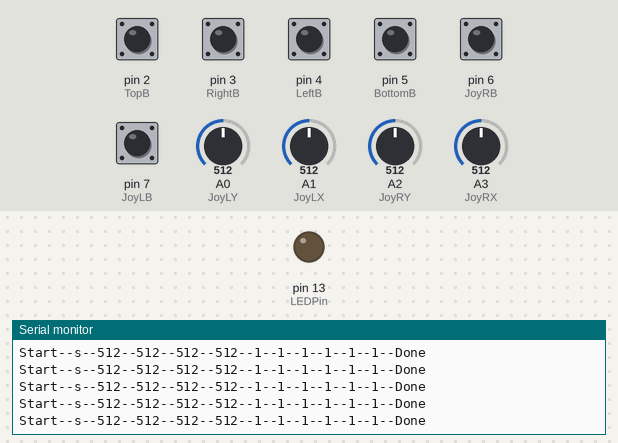
Bench run of a sketch on a simulated Arduino Uno, built with avr-gcc and run on an emulated ATmega328P. On the bench: output pins drawn as LEDs (lit = HIGH), the last lines printed to the serial monitor. The inputs (shaded band) are chosen by the test bench; at power-on: pin 2 (TopB), pin 3 (RightB), pin 4 (LeftB), pin 5 (BottomB), pin 6 (JoyRB), pin 7 (JoyLB) HIGH, A0 (JoyLY) = 512, A1 (JoyLX) = 512, A2 (JoyRY) = 512, A3 (JoyRX) = 512.

Above: at 1.2 s.
1.3 s: A0 (JoyLY) set to 107
At 1.47 s:
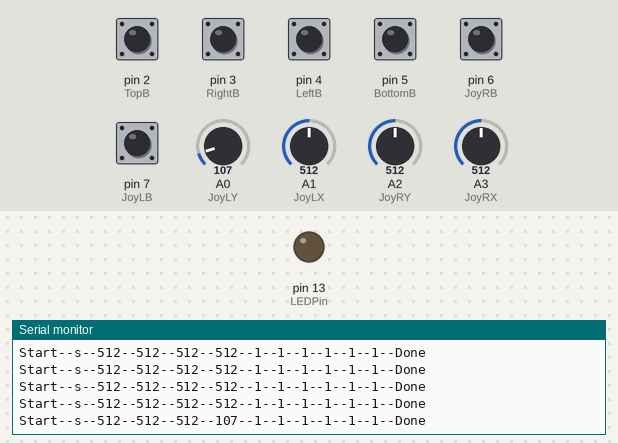
4.3 s: A0 (JoyLY) set to 92
At 4.38 s:
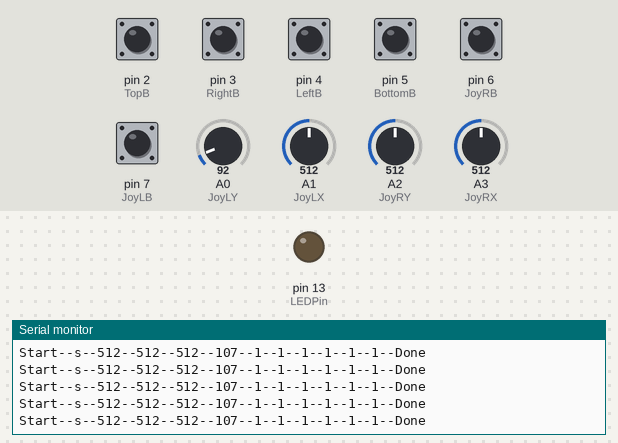
Timing chart, 0 to 7.3 s (numbered marks = the images above; inputs shaded):
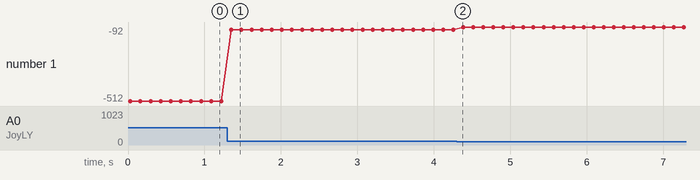

The sketch:

Brim_Controller_V2.ino
```cpp
#include <SoftwareSerial.h>;
SoftwareSerial BT(10, 11);

# define debug true

#define JoyRX 3
#define JoyRY 2
#define JoyLX 1
#define JoyLY 0

#define JoyRB 6
#define JoyLB 7

#define TopB    2
#define LeftB   4
#define RightB  3
#define BottomB 5

bool modeFlag = false;

int rx;
int ry;
int lx;
int ly;

int jrb;
int jlb;
int tb;
int lb;
int rb;
int bb;

int LEDPin = 13;

void setup() {
  Serial.begin(9600);
  BT.begin(9600);

  pinMode(LEDPin, OUTPUT);
  pinMode(JoyRB, INPUT_PULLUP);
  pinMode(JoyLB, INPUT_PULLUP);
  pinMode(TopB, INPUT_PULLUP);
  pinMode(RightB, INPUT_PULLUP);
  pinMode(LeftB, INPUT_PULLUP);
  pinMode(BottomB, INPUT_PULLUP);
}

void loop() {
 //Read Joy Sticks axis
  rx = analogRead(JoyRX);
  ry = analogRead(JoyRY);
  lx = analogRead(JoyLX);
  ly = analogRead(JoyLY);

  //Read Buttons
  jrb = digitalRead(JoyRB);
  jlb = digitalRead(JoyLB);
  tb = digitalRead(TopB);
  lb = digitalRead(LeftB);
  rb = digitalRead(RightB);
  bb = digitalRead(BottomB);

  //Send Data
  BT.print('s');
  BT.print(rx);
  BT.print(",");
  BT.print(ry);
  BT.print(",");
  BT.print(lx);
  BT.print(",");
  BT.print(ly);
  BT.print(",");
  BT.print(jlb);
  BT.print(",");
  BT.print(jrb);
  BT.print(",");
  BT.print(tb);
  BT.print(",");
  BT.print(lb);
  BT.print(",");
  BT.print(rb);
  BT.print(",");
  BT.print(bb);

  if(debug)
  {
    Serial.print("Start--");
    Serial.print("s");
    Serial.print("--");
    Serial.print(rx);
    Serial.print("--");
    Serial.print(ry);
    Serial.print("--");
    Serial.print(lx);
    Serial.print("--");
    Serial.print(ly);
    Serial.print("--");
    Serial.print(jlb);
    Serial.print("--");
    Serial.print(jrb);
    Serial.print("--");
    Serial.print(tb);
    Serial.print("--");
    Serial.print(lb);
    Serial.print("--");
    Serial.print(rb);
    Serial.print("--");
    Serial.print(bb);
    Serial.println("--Done");
  }


  delay(100);                //Give time to execute

}
```

Measured:
- after the input at 1.3 s, the serial monitor: prints a new line after 0.05 s (image 1)
- plotted number 1: -512 → -107 after the input at 1.3 s, -107 → -92 after the input at 4.3 s
